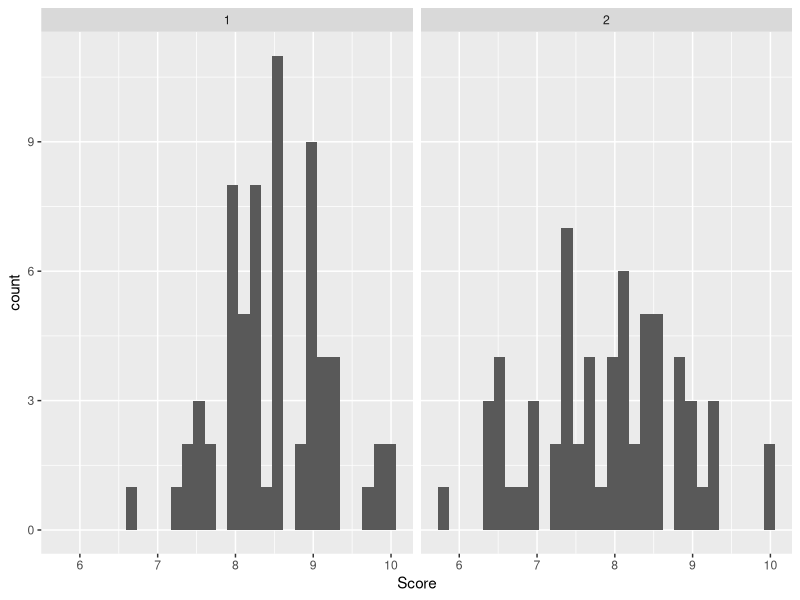
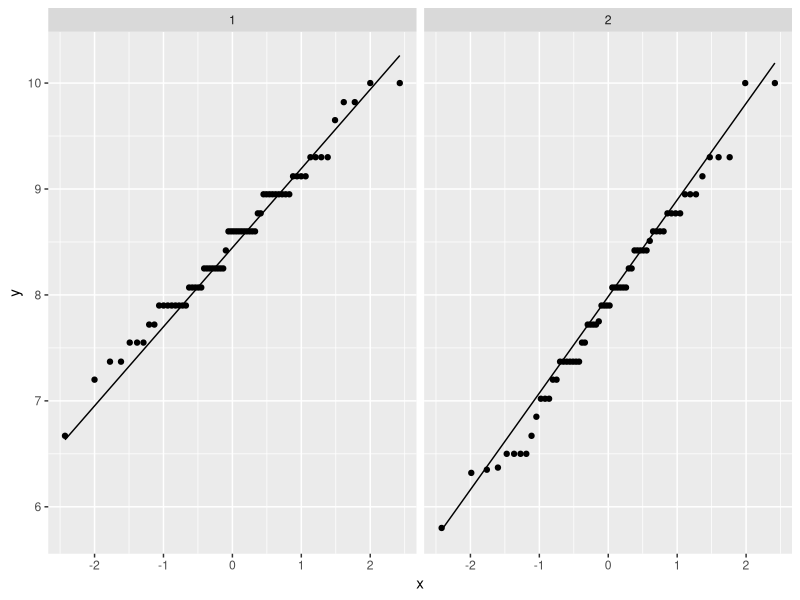
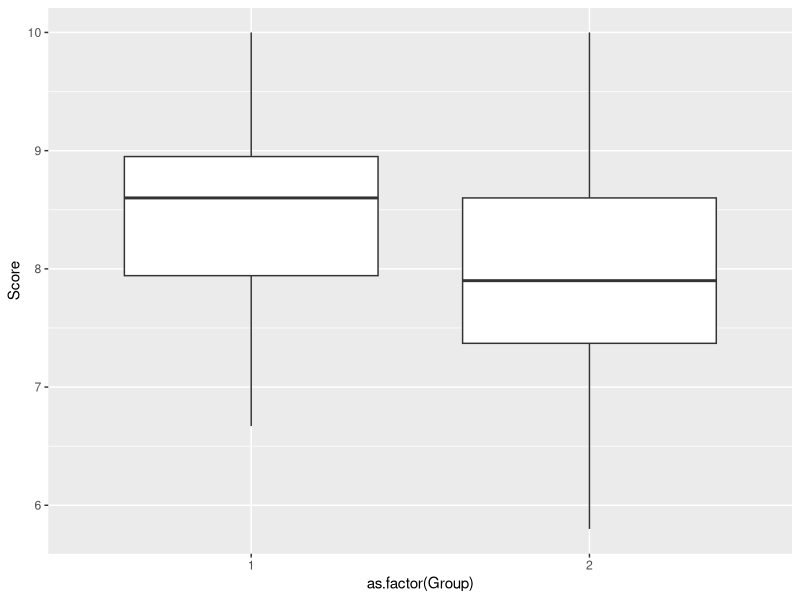

These figures' R source, in order:
library(tidyverse)
library(car)

data <- read_csv("03_ScoreTest_Medium/score.csv")

# El análisis si bien es sistemático, cada quién es libre de realizarlo de acuerdo a sus necesidades y objetivos. 

data %>% 
  group_by(Group) %>% 
  summarize(
    mean = mean(Score, na.rm = TRUE),
    sd = sd(Score, na.rm = TRUE),
    n = n()
  )

data %>% 
  group_by(Group) %>% 
  summarize(
    median = median(Score, na.rm = TRUE),
    IQR= IQR(Score, na.rm = TRUE),
    n = n()
  )

# Normality 

data %>% 
  group_by(Group) %>% 
  summarize(
    norm.test = shapiro.test(Score)$p.value
  )

data %>% 
  ggplot(aes(x = Score)) +
  geom_histogram() +
  facet_wrap(~Group)

data %>% 
  ggplot(aes(sample = Score)) +
  stat_qq() + 
  stat_qq_line() +
  facet_wrap(~Group)

# Varianze

leveneTest(Score~as.factor(Group), data = data)

# Hypothesis Testing

t.test(Score ~ Group, data = data, var.equal = FALSE)

# Results presentation

data %>% 
  ggplot(aes(x = as.factor(Group), y = Score)) + 
  geom_boxplot()





